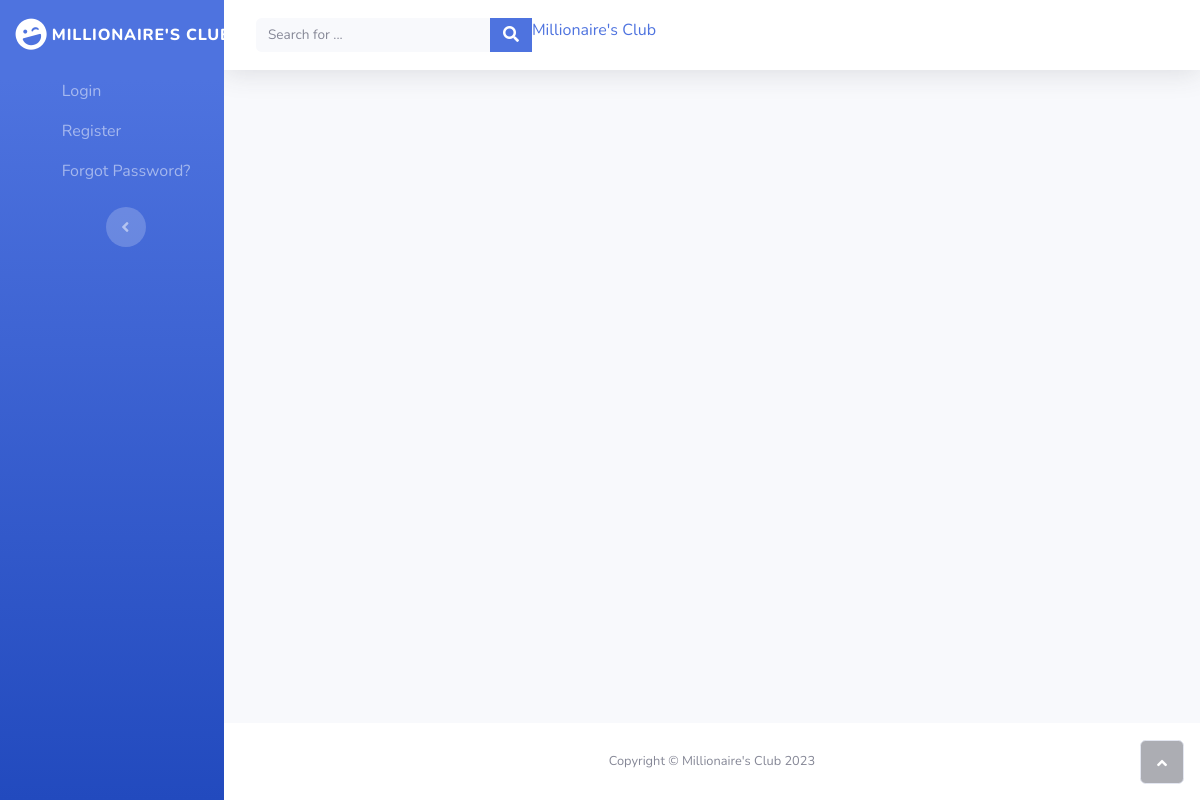
Before: /home/ with the older database file.
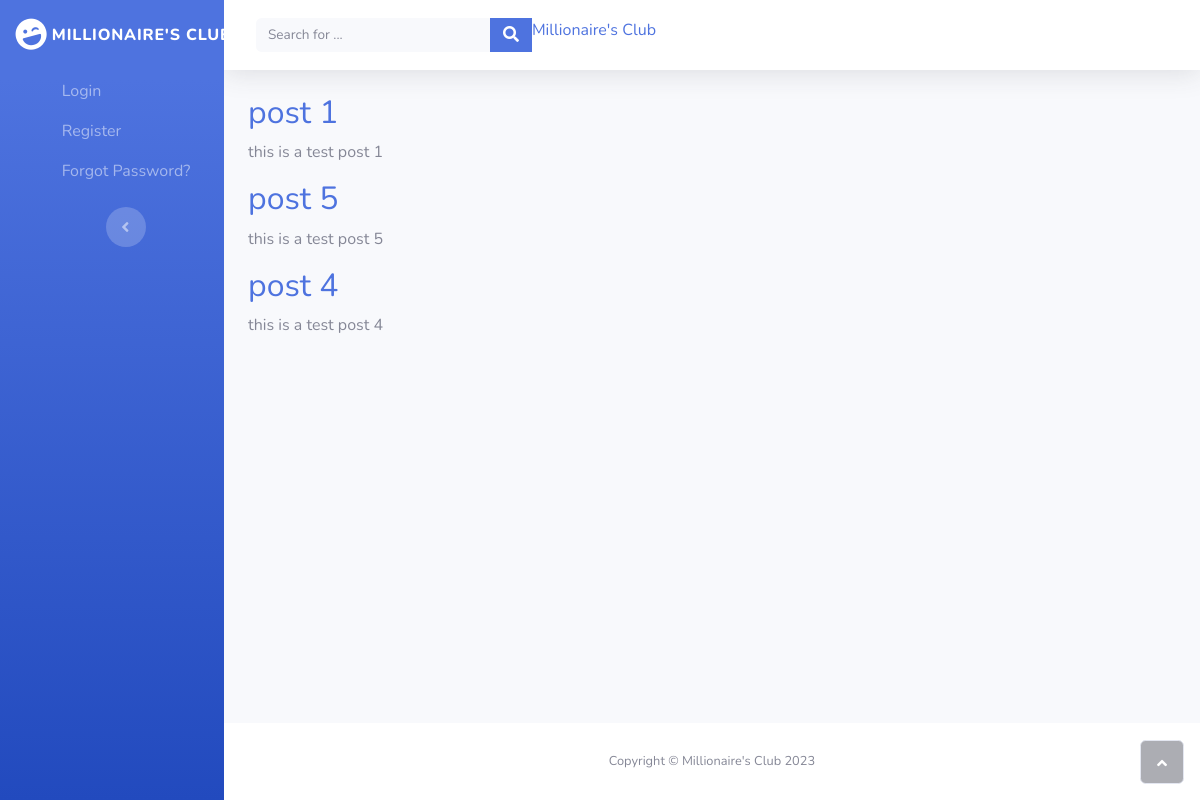
After: the same page with the newer database file.
### blog/models.py (models this page shows, shortened)
class Post(models.Model):
    title = models.CharField(max_length=100)
    content = models.TextField()
    date = models.DateTimeField(default=timezone.now)
    author = models.ForeignKey(User, on_delete=models.CASCADE) # If a user created the post is deleted, posts are deleted as well.ß

### blog/views.py (the view)
# urls.py: path('home/', PostListView.as_view(), name='blog-home'),
class PostListView(ListView):
    model = Post
    template_name = 'blog/home.html'  # <app>/<model>_<viewtype>.html
    context_object_name = 'posts'
    ordering = ['-date']
    paginate_by = 3

### blog/templates/blog/home.html
{% extends "blog/base.html" %}
{% block content %}
  {% for post in posts %}
    <h2>
      <a class="article-title" href="{% url 'post-detail' post.id %}">{{ post.title }}</a>
    </h2>
    <p>{{ post.content }}</p>
  {% endfor %}
{% endblock content %}

Changed rows visible on the page:
added Post: title "post 1", content "this is a test post 1"
added Post: title "post 5", content "this is a test post 5"
added Post: title "post 4", content "this is a test post 4"
